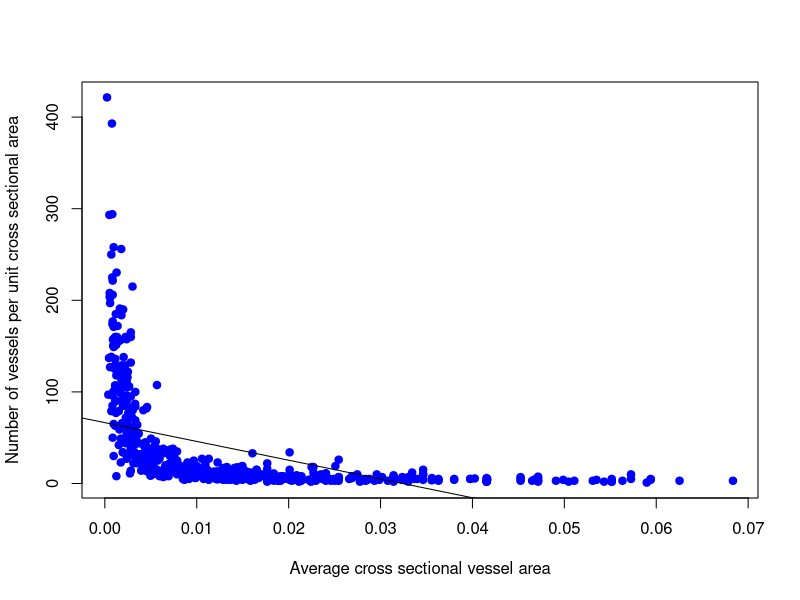
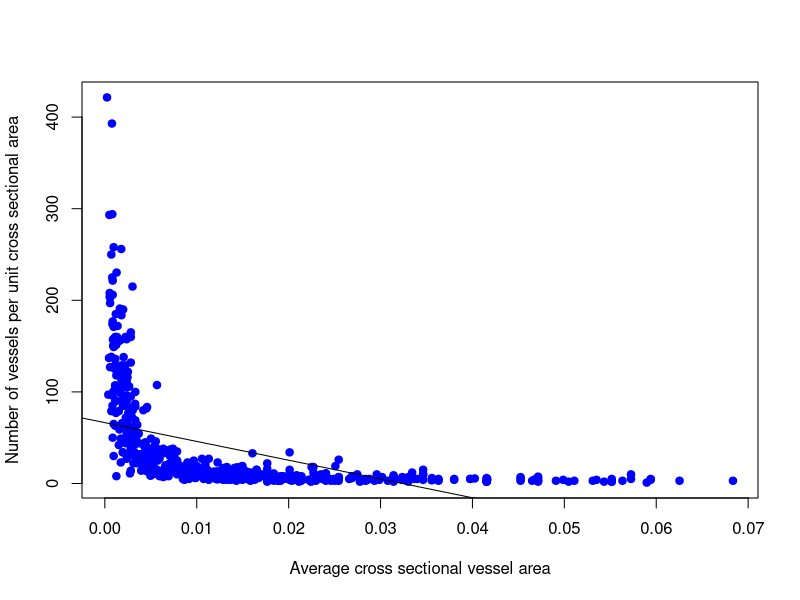
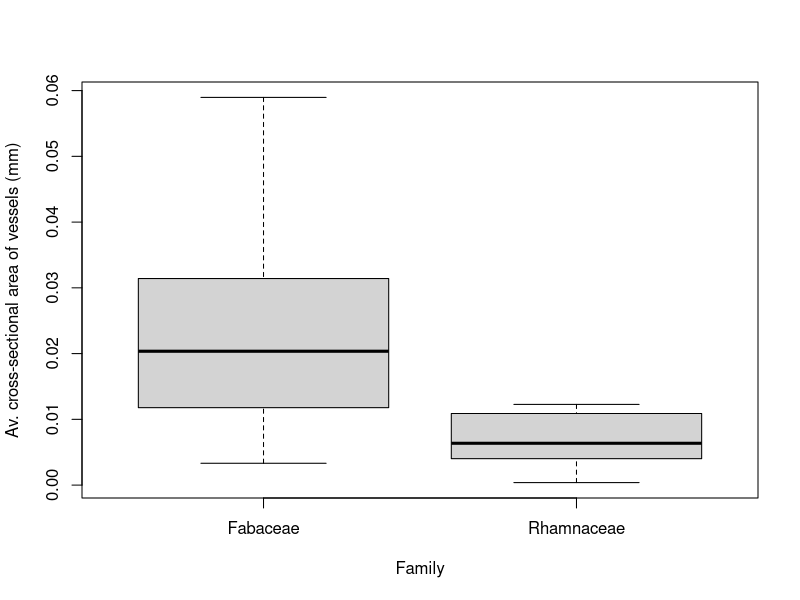

The R script that drew these images, in order:
## ---- chunk 1
data1 <- read.csv(file = "woods.csv")
## ---- chunk 2
head(data1)
## ---- chunk 3
head(data1)
## ---- chunk 4
names(data1)
## ---- chunk 5
data1$A.mm
## ---- chunk 6
plot(data1$A.mm, data1$N.mm, pch = 19, xlab = "Average cross sectional vessel area", ylab = "Number of vessels per unit cross sectional area", col="blue")
abline(lm(data1$N.mm ~ data1$A.mm))
## ---- chunk 7
library(dplyr)
## ---- chunk 8
select(data1, A.mm)
## ---- chunk 9
p = data.frame(select(data1, A.mm), select(data1, N.mm))
plot(p, pch = 19, xlab = "Average cross sectional vessel area",ylab = "Number of vessels per unit cross sectional area", col="blue")
abline(lm(p$N.mm ~ p$A.mm))
## ---- chunk 10
Rhamnaceae = data1[data1$Family=="Rhamnaceae",]
Fabaceae = data1[data1$Family=="Fabaceae",]
## ---- chunk 11
head(Rhamnaceae)
head(Fabaceae)
length(Rhamnaceae[,1])
length(Fabaceae[,1])
## ---- chunk 12
Rhamnaceae = filter(data1,Family=="Rhamnaceae")
Fabaceae = filter(data1,Family=="Fabaceae")
## ---- chunk 13
data = data.frame(Family = c(Rhamnaceae$Family,Fabaceae$Family), Area = c(Rhamnaceae$A.mm, Fabaceae$A.mm))
## ---- chunk 14
head(data)
tail(data)
## ---- chunk 15
data = select(data1,Family, Area=A.mm) %>%
  filter(Family=="Rhamnaceae"|Family=="Fabaceae")
tail(data)
## ---- chunk 16
boxplot(Area~Family, data, ylab = "Av. cross-sectional area of vessels (mm)")
## ---- chunk 17
t.test(Rhamnaceae$A.mm, Fabaceae$A.mm, alternative = 'two.sided',paired = FALSE)
## ---- chunk 18
Rham.area = filter(data1,Family == "Rhamnaceae") %>% select(A.mm)
Faba.area = filter(data1,Family == "Fabaceae") %>% select(A.mm)
t.test(Rham.area, Faba.area)
